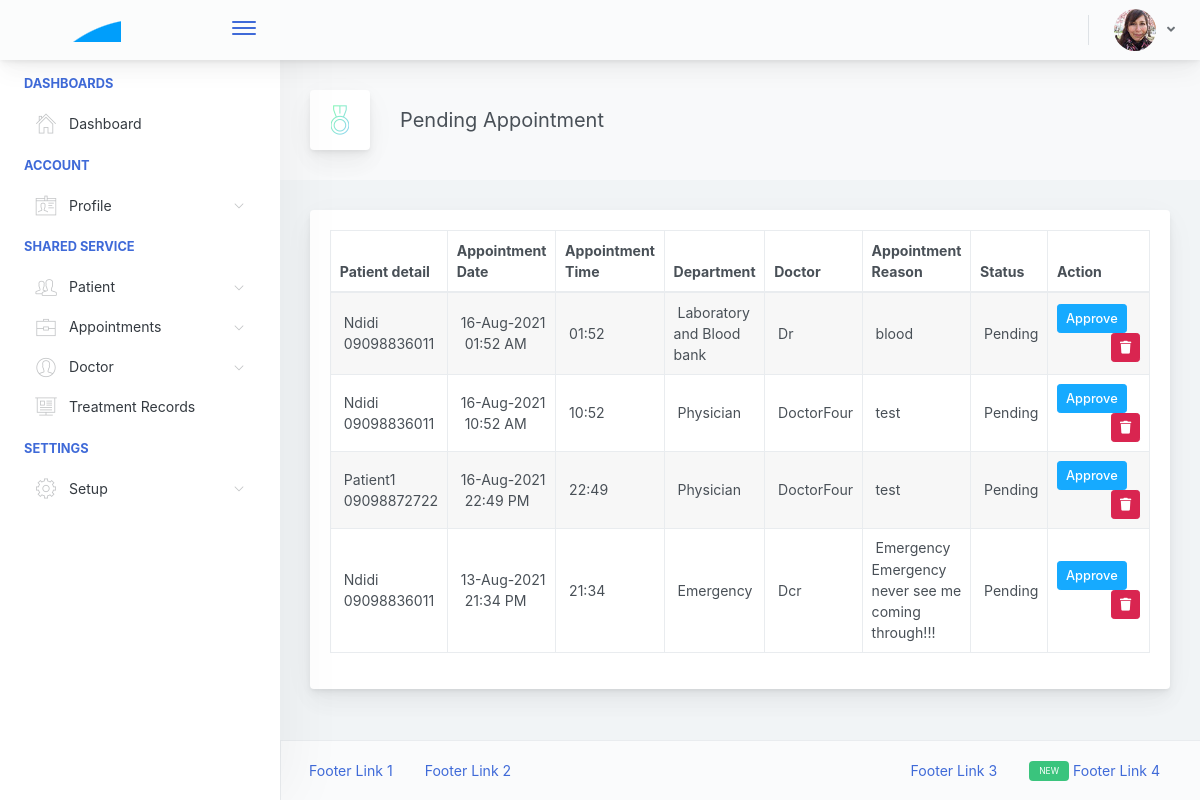
The page /Admin/viewPendingAppointment.php (signed in) on the database its author committed.
### tables this page shows
CREATE TABLE `appointment_tbl` (
  `id` int(11) NOT NULL AUTO_INCREMENT,
  `appointmenttype` varchar(45) DEFAULT NULL,
  `patientid` int(11) DEFAULT NULL,
  `departmentid` int(11) DEFAULT NULL,
  `appointmentdate` date DEFAULT NULL,
  `appointmenttime` varchar(45) DEFAULT NULL,
  `doctorid` int(11) DEFAULT NULL,
  `app_reason` varchar(200) DEFAULT NULL,
  `roomid` int(11) DEFAULT NULL,
  `status` varchar(45) DEFAULT NULL,
  `approvedby` int(11) DEFAULT NULL,
  `patientemail` varchar(100) DEFAULT NULL,
  `checkedIn` varchar(45) DEFAULT NULL,
  PRIMARY KEY (`id`)
);

CREATE TABLE `patient_tbl` (
  `id` int(11) NOT NULL AUTO_INCREMENT,
  `firstname` varchar(100) DEFAULT NULL,
  `lastname` varchar(100) DEFAULT NULL,
  `gender` varchar(45) DEFAULT NULL,
  `dob` varchar(100) DEFAULT NULL,
  `bloodGroup` varchar(45) DEFAULT NULL,
  `address` varchar(200) DEFAULT NULL,
  `city` varchar(100) DEFAULT NULL,
  `phoneNumber` varchar(45) DEFAULT NULL,
  `emailAddress` varchar(100) DEFAULT NULL,
  `password` varchar(100) DEFAULT NULL,
  `confirmPassword` varchar(100) DEFAULT NULL,
  `status` varchar(45) DEFAULT NULL,
  `dateAdmitted` varchar(100) DEFAULT NULL,
  `timeAdmitted` varchar(100) DEFAULT NULL,
  `image` varchar(200) DEFAULT NULL,
  PRIMARY KEY (`id`)
);

CREATE TABLE `department_tbl` (
  `id` int(11) NOT NULL AUTO_INCREMENT,
  `departmentName` varchar(100) DEFAULT NULL,
  `description` varchar(200) DEFAULT NULL,
  `status` varchar(45) DEFAULT NULL,
  PRIMARY KEY (`id`)
);

CREATE TABLE `doctor_tbl` (
  `id` int(11) NOT NULL AUTO_INCREMENT,
  `doctorFirstname` varchar(100) DEFAULT NULL,
  `doctorLastname` varchar(100) DEFAULT NULL,
  `education` varchar(100) DEFAULT NULL,
  `qualification` varchar(100) DEFAULT NULL,
  `experience` varchar(100) DEFAULT NULL,
  `consultancyFee` float(10,2) DEFAULT NULL,
  `departmentid` int(11) DEFAULT NULL,
  `gender` varchar(45) DEFAULT NULL,
  `address` varchar(100) DEFAULT NULL,
  `city` varchar(100) DEFAULT NULL,
  `phoneNumber` varchar(45) DEFAULT NULL,
  `emailAddress` varchar(100) DEFAULT NULL,
  `password` varchar(100) DEFAULT NULL,
  `status` varchar(45) DEFAULT NULL,
  PRIMARY KEY (`id`)
);

### Admin/viewPendingAppointment.php (the view, shortened to what this page needs)
<!DOCTYPE html>
<html lang="en">
<head>
    <link rel="stylesheet" href="../assets/main.d810cf0ae7f39f28f336.css">
</head>
<body>
    <div class="app-container app-theme-white body-tabs-shadow fixed-sidebar fixed-header">
        <?php include("./layout/header.php"); ?>
        <div class="app-main">
            <?php include("./layout/sidebar.php"); ?>
            <div class="app-main__outer">
                <div class="app-main__inner">
                    <div class="app-page-title">
                        <div class="page-title-wrapper">
                            <div class="page-title-heading">
                                <div class="page-title-icon">
                                    <i class="pe-7s-medal icon-gradient bg-tempting-azure"></i>
                                </div>
                                <div>Pending Appointment
                                </div>
                            </div>
                        </div>
                    </div>
                    <div class="tab-content">
                        <div class="row">
                            <div class="col-md-12">
                                <div class="main-card mb-3 card">
                                    <div class="card-body">
                                        <table style="width: 100%;" id="example" class="table table-hover table-striped table-bordered">
                                            <thead>
                                                <tr>
                                                    <th>Patient detail</th>
                                                    <th>Appointment Date</th>
                                                    <th>Appointment Time</th>
                                                    <th>Department</th>
                                                    <th>Doctor</th>
                                                    <th>Appointment Reason</th>
                                                    <th>Status</th>
                                                    <th style="width: 150px;">Action</th>
                                                </tr>
                                            </thead>
                                            <tbody>
                                                <?php
                                                $query = "SELECT * FROM appointment_tbl WHERE (status='Pending' OR status='InActive') ORDER BY id desc";
                                                $execute = mysqli_query($db_connect, $query);
                                                while ($rs = mysqli_fetch_array($execute)) {
                                                    $querypat = "SELECT * FROM patient_tbl WHERE id='$rs[patientid]'";
                                                    $executepat = mysqli_query($db_connect, $querypat);
                                                    $rspat = mysqli_fetch_array($executepat);
                                                    $querydept = "SELECT * FROM department_tbl WHERE id='$rs[departmentid]'";
                                                    $executedept = mysqli_query($db_connect, $querydept);
                                                    $rsdept = mysqli_fetch_array($executedept);
                                                    $querydoc = "SELECT * FROM doctor_tbl WHERE id='$rs[doctorid]'";
                                                    $executedoc = mysqli_query($db_connect, $querydoc);
                                                    $rsdoc = mysqli_fetch_array($executedoc);
                                                    echo "<tr>
          <td>&nbsp;$rspat[firstname]<br>&nbsp;$rspat[phoneNumber]</td>
			 <td>&nbsp;" . date("d-M-Y", strtotime($rs['appointmentdate'])) . " &nbsp; " . date("H:i A", strtotime($rs['appointmenttime'])) . "</td>
            			 <td>&nbsp;$rs[appointmenttime]</td>
             <td>&nbsp;$rsdept[departmentName]</td>
			   <td>&nbsp;$rsdoc[doctorLastname]</td>
			    <td>&nbsp;$rs[app_reason]</td>
			    <td>&nbsp;$rs[status]</td>
          <td><div align='center'>";
                                                    if ($rs['status'] != "Approved") {
                                                        if (!(isset($_SESSION['patientid']))) {
                                                            echo "
                                                                <a href= 'appointmentApproval.php?editid=$rs[id]&patientid=$rs[patientid]'>
                                                                <button class='btn btn-info btn-sm float-left'>
                                                                    Approve
                                                                </button>
                                                                </a>
                                                            ";
                                                        }
                                                        echo "
                                                            <a href='viewPendingAppointment.php?delid=$rs[id]'>
                                                                 <button class='btn btn-danger btn-sm float-right'>
                                                                     <i class='fa fa-trash'></i>
                                                                 </button>
                                                                 </a>
                                                        ";
                                                    } else {
                                                        echo "<a href='patientreport.php?patientid=$rs[patientid]&appointmentid=$rs[appointmentid]'>View Report</a>";
                                                    }
                                                    echo "</center></td></tr>";
                                                }
                                                ?>
                                            </tbody>
                                        </table>
                                    </div>
                                </div>
                            </div>
                        </div>
                    </div>
                </div>
                <div class="app-wrapper-footer">
                    <div class="app-footer">
                        <div class="app-footer__inner">
                            <div class="app-footer-left">
                                <ul class="nav">
                                    <li class="nav-item">
                                        <a href="javascript:void(0);" class="nav-link">
                                            Footer Link 1
                                        </a>
                                    </li>
                                    <li class="nav-item">
                                        <a href="javascript:void(0);" class="nav-link">
                                            Footer Link 2
                                        </a>
                                    </li>
                                </ul>
                            </div>
                            <div class="app-footer-right">
                                <ul class="nav">
                                    <li class="nav-item">
                                        <a href="javascript:void(0);" class="nav-link">
                                            Footer Link 3
                                        </a>
                                    </li>
                                    <li class="nav-item">
                                        <a href="javascript:void(0);" class="nav-link">
                                            <div class="badge badge-success mr-1 ml-0">
                                                <small>NEW</small>
                                            </div>
                                            Footer Link 4
                                        </a>
                                    </li>
                                </ul>
                            </div>
                        </div>
                    </div>
                </div>
            </div>
        </div>
</body>
</html>

### rows shown on the page
appointment_tbl: patient_tbl.firstname "Ndidi", patient_tbl.phoneNumber "09098836011", appointmentdate "16-Aug-2021", appointmenttime "01:52 AM", appointmenttime "01:52", department_tbl.departmentName "Laboratory and Blood bank", doctor_tbl.doctorLastname "Dr", app_reason "blood", status "Pending"
appointment_tbl: patient_tbl.firstname "Ndidi", patient_tbl.phoneNumber "09098836011", appointmentdate "16-Aug-2021", appointmenttime "10:52 AM", appointmenttime "10:52", department_tbl.departmentName "Physician", doctor_tbl.doctorLastname "DoctorFour", app_reason "test", status "Pending"
appointment_tbl: patient_tbl.firstname "Patient1", patient_tbl.phoneNumber "09098872722", appointmentdate "16-Aug-2021", appointmenttime "22:49 PM", appointmenttime "22:49", department_tbl.departmentName "Physician", doctor_tbl.doctorLastname "DoctorFour", app_reason "test", status "Pending"
appointment_tbl: patient_tbl.firstname "Ndidi", patient_tbl.phoneNumber "09098836011", appointmentdate "13-Aug-2021", appointmenttime "21:34 PM", appointmenttime "21:34", department_tbl.departmentName "Emergency", doctor_tbl.doctorLastname "Dcr", app_reason "Emergency Emergency never see me coming through!!!", status "Pending"
